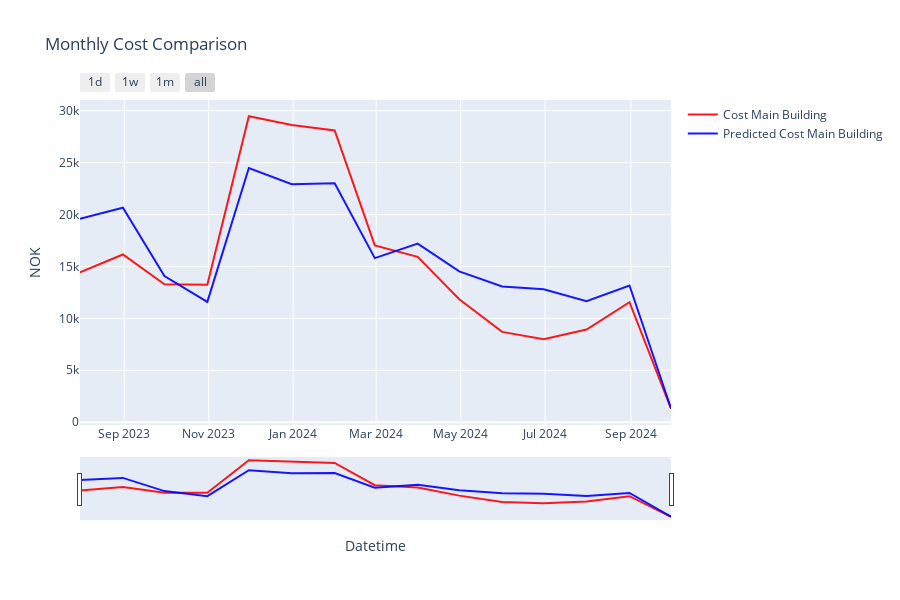

Notebook code for this chart:
### Markdown cell above
6. Spot main vs predicted

### Code cell
plot_cols_tar =[
    ColumnParam("Cost_Net_Of_Sun", "Cost Main Building"),
    ColumnParam("Pred_Cost", "Predicted Cost Main Building"),
]
main_df.set_index('timestamp',inplace=True)
monthly_mainpred = main_df.groupby(pd.Grouper(freq='ME')).sum().reset_index()


plot_energy_usage(monthly_mainpred, plot_cols_tar,
                    titel="Monthly Cost Comparison",
                    yaxis_title="NOK",
                    tozeroy=False,
                    dark_mode=True,
                    )

### Figure 1 — Plotly figure (JSON) as saved in the notebook; plotly's stock layout.template omitted (floating-point values rounded to 4 significant figures)
{"data": [{"line": {"color": "rgba(255, 0, 0, 0.9)"}, "mode": "lines", "name": "Cost Main Building", "type": "scatter", "x": ["2023-07-31T00:00:00", "2023-08-31T00:00:00", "2023-09-30T00:00:00", "2023-10-31T00:00:00", "2023-11-30T00:00:00", "2023-12-31T00:00:00", "2024-01-31T00:00:00", "2024-02-29T00:00:00", "2024-03-31T00:00:00", "2024-04-30T00:00:00", "2024-05-31T00:00:00", "2024-06-30T00:00:00", "2024-07-31T00:00:00", "2024-08-31T00:00:00", "2024-09-30T00:00:00"], "y": [14440.0, 16150.0, 13290.0, 13250.0, 29470.0, 28630.0, 28100.0, 17030.0, 15920.0, 11840.0, 8700.0, 7999.0, 8931.0, 11560.0, 1295.0]}, {"line": {"color": "rgba(0, 0, 255, 0.9)"}, "mode": "lines", "name": "Predicted Cost Main Building", "type": "scatter", "x": ["2023-07-31T00:00:00", "2023-08-31T00:00:00", "2023-09-30T00:00:00", "2023-10-31T00:00:00", "2023-11-30T00:00:00", "2023-12-31T00:00:00", "2024-01-31T00:00:00", "2024-02-29T00:00:00", "2024-03-31T00:00:00", "2024-04-30T00:00:00", "2024-05-31T00:00:00", "2024-06-30T00:00:00", "2024-07-31T00:00:00", "2024-08-31T00:00:00", "2024-09-30T00:00:00"], "y": [19580.0, 20650.0, 14080.0, 11590.0, 24480.0, 22930.0, 23020.0, 15800.0, 17190.0, 14530.0, 13080.0, 12800.0, 11660.0, 13170.0, 1342.0]}], "layout": {"height": 600, "hovermode": "x unified", "showlegend": true, "title": {"text": "Monthly Cost Comparison"}, "xaxis": {"rangeselector": {"buttons": [{"count": 1, "label": "1d", "step": "day", "stepmode": "backward"}, {"count": 7, "label": "1w", "step": "day", "stepmode": "backward"}, {"count": 1, "label": "1m", "step": "month", "stepmode": "backward"}, {"step": "all"}]}, "rangeslider": {"visible": true}, "title": {"text": "Datetime"}, "type": "date"}, "yaxis": {"title": {"text": "NOK"}}}}
